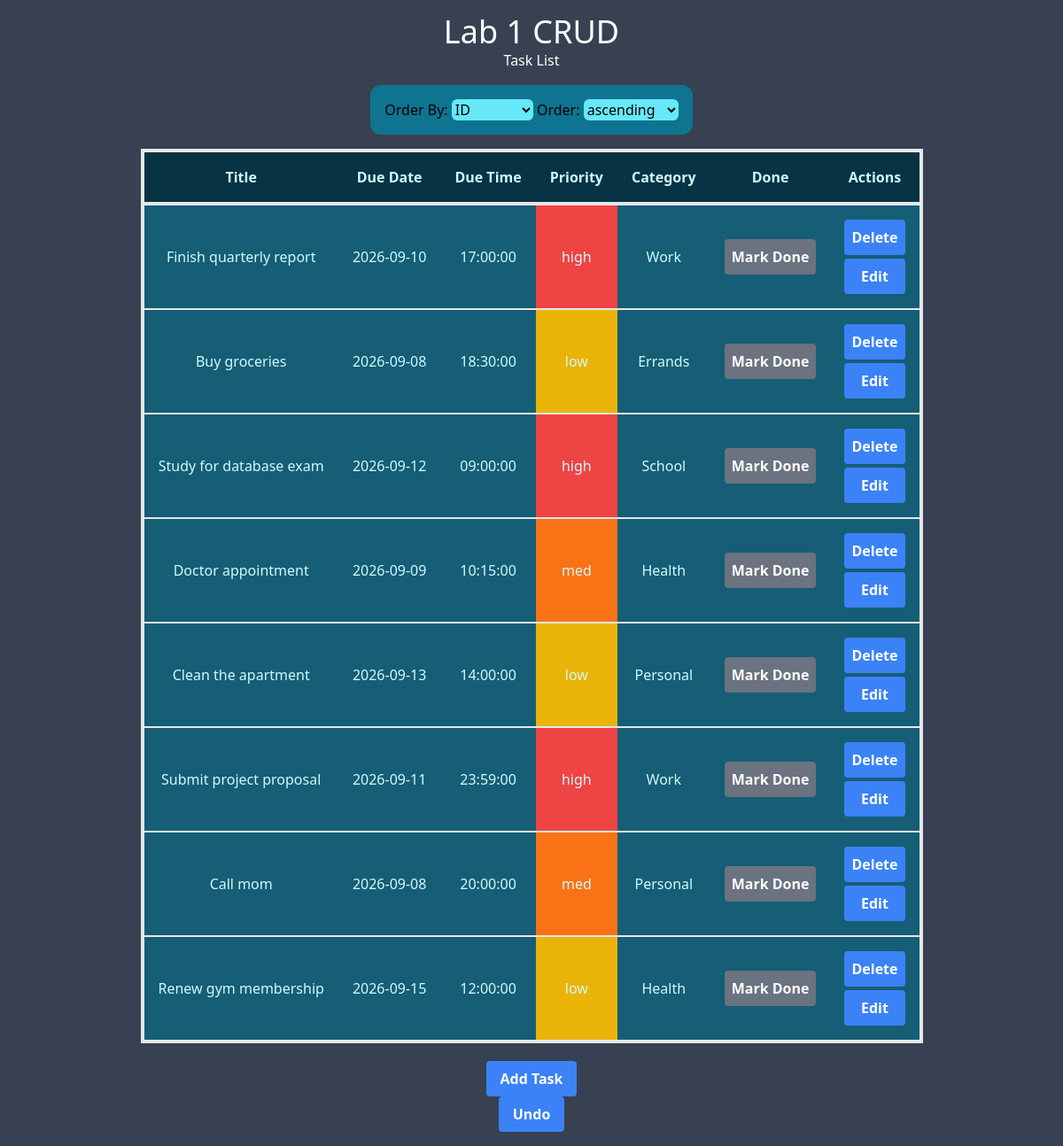
The page /pages/homePage.php on the database its author committed.
### tables this page shows
CREATE TABLE `task` (
  `id` INT UNSIGNED NOT NULL AUTO_INCREMENT,
  `title` VARCHAR(255) NOT NULL,
  `due_date` DATE NOT NULL,
  `due_time` TIME NOT NULL,
  `priority` ENUM('low', 'med', 'high') NOT NULL DEFAULT 'med',
  `category_id` INT UNSIGNED DEFAULT NULL,
  `done` BOOLEAN NOT NULL DEFAULT FALSE,
  PRIMARY KEY (`id`),
  KEY `fk_task_category` (`category_id`),
  CONSTRAINT `fk_task_category` FOREIGN KEY (`category_id`)
    REFERENCES `category` (`id`)
    ON DELETE SET NULL
    ON UPDATE CASCADE
);

CREATE TABLE `category` (
  `id` INT UNSIGNED NOT NULL AUTO_INCREMENT,
  `name` VARCHAR(100) NOT NULL,
  PRIMARY KEY (`id`)
);

### components/tasklist.php (the view, shortened to what this page needs)
<?php
require_once __DIR__ . '/../connector/connector.php';
$order = $_GET['order'] ?? 'id';
$asc_desc = $_GET['asc_desc'] ?? 'ASC';
$sql = "SELECT
task.title,
task.id,
task.due_date,
task.due_time,
task.priority,
task.done,
category.name as category
FROM task
LEFT JOIN category ON task.category_id = category.id
ORDER BY {$order} {$asc_desc};
";
$taskList = $conn->query($sql);
?>
<h1 class='text-white'>Task List</h1>
<form class = "p-4 bg-cyan-700 rounded-xl m-4" action = "homepage.php" method="GET">
    <label for='order'> Order By: </label>
    <select class = "bg-cyan-300 border-0 rounded-md" name='order' id='order' onchange='this.form.submit()'>
        <option value = 'id'<?php echo ($order === 'id') ? 'selected' : '' ?>>ID</option>
    </select>
    <label for='asc_desc'> Order: </label>
    <select class = "bg-cyan-300 border-0 rounded-md"name='asc_desc' id='asc_desc' onchange='this.form.submit()'>
        <option value = 'ASC'<?php echo ($asc_desc === 'ASC') ? 'selected' : '' ?>>ascending</option>
    </select>
</form>
<table class = 'border-4 text-cyan-100 mb-5'>
    <thead class = 'border-4'>
        <tr>
            <th class = "p-4 bg-cyan-950"> Title </th>
            <th class = "p-4 bg-cyan-950"> Due Date</th>
            <th class = "p-4 bg-cyan-950"> Due Time</th>
            <th class = "p-4 bg-cyan-950"> Priority</th>
            <th class = "p-4 bg-cyan-950"> Category</th>
            <th class = "p-4 bg-cyan-950"> Done</th>
            <th class = "p-4 bg-cyan-950"> Actions</th>
        </tr>
    </thead>
    <tbody>
<?php if ($taskList->num_rows > 0): ?>
    <?php while($task = $taskList->fetch_assoc()): ?>
    <?php
        $prio = $task["priority"];
        $color = match($prio){
            "low" => "rgb(234 179 8)",
            "med" => "rgb(249 115 22)",
            "high" => "rgb(239 68 68)",
            default => "blue"
        };
    ?>
        <tr class="border-b-2">
            <td class = "p-4 bg-cyan-800">
                <?= htmlspecialchars($task["title"]) ?>
            </td>
            <td class = "p-4 bg-cyan-800">
                <?= htmlspecialchars($task["due_date"]) ?>
            </td>
            <td class = "p-4 bg-cyan-800">
                <?= htmlspecialchars($task["due_time"]) ?>
            </td>
            <td class = "p-4 bg-cyan-800" style = "background-color: <?= htmlspecialchars($color) ?>">
                <?= htmlspecialchars($task["priority"]) ?>
            </td>
            <td class = "p-4 bg-cyan-800">
                <?= htmlspecialchars($task["category"]) ?>
            </td>
            <td class = "p-4 bg-cyan-800">
                <form action="../helpers/toggleDone.php" method="post">
                    <button class="w-full <?= $task['done'] ? 'bg-green-500 hover:bg-green-700' : 'bg-gray-500 hover:bg-gray-700' ?> text-white font-bold py-2 px-2 rounded" type="submit">
                        <?= $task['done'] ? 'Done' : 'Mark Done' ?>
                    </button>
                </form>
            </td>
            <td class = "p-4 bg-cyan-800 space-y-1">
                <?php echo"
                <form
                    class = 'actions'
                    id = 'del{$task["id"]}'
                    action='../helpers/deleteTask.php'
                    method = 'post'
                >
                    <input type = 'text' style = 'display:none' name = 'TaskID' value = {$task["id"]}>
                    <button class = 'w-full bg-blue-500 hover:bg-blue-700 text-white font-bold py-2 px-2 rounded' type = 'button' onclick = 'confirmDel(\"del{$task["id"]}\")'>Delete</button>
                </form>
                <form
                    class = 'actions'
                    action='editForm.php'
                    method = 'post'
                >
                    <input type = 'text' style = 'display:none' name = 'TaskID' value = {$task["id"]}>
                    <button class = 'w-full bg-blue-500 hover:bg-blue-700 text-white font-bold py-2 px-2 rounded' type = 'submit'>Edit</button>
                </form>"?>
            </td>
        </tr>
    <?php endwhile?>
<?php else: ?>
        <td> Zero Results </td>
<?php endif ?>
    </tbody>
</table>

### pages/homePage.php (shortened to what this page needs)
<!DOCTYPE html>
<html>
    <head>
        <link rel="stylesheet" href="../assets/css/app.css?v=<?= filemtime(__DIR__ . '/../assets/css/app.css') ?>">
    </head>
    <body>
        <div class="flex min-h-screen w-full flex-col items-center justify-center bg-gray-700 p-4 text-center">
            <h1 class="text-white text-4xl">Lab 1 CRUD</h1>
            <?php
            include __DIR__ . '/../components/tasklist.php';
            include __DIR__ . '/../components/addButton.php';
            include __DIR__ . '/../components/undoButton.php';
            ?>
        </div>
    </body>
</html>

### components/addButton.php
<?php
    echo "<form class = 'actions' action='addForm.php' method = 'post'>
                    <input type = 'text' style = 'display:none' name = 'action' value = 'add'>
                    <button type='submit' class='bg-blue-500 hover:bg-blue-700 text-white font-bold py-2 px-4 rounded'>Add Task</button>
                </form>";
?>

### components/undoButton.php
<?php
    echo '<form action="../helpers/undoDelete.php" method="post">
        <input type="hidden" name="action" value="undo">
        <button type="submit" class="bg-blue-500 hover:bg-blue-700 text-white font-bold py-2 px-4 rounded">Undo</button>
    </form>';
?>

### assets/css/app.css (style rules this page uses)
html, :host { line-height: 1.5; -webkit-text-size-adjust: 100%; -moz-tab-size: 4; -o-tab-size: 4; tab-size: 4; font-family: ui-sans-serif, system-ui, sans-serif, "Apple Color Emoji", "Segoe UI Emoji", "Segoe UI Symbol", "Noto Color Emoji"; font-feature-settings: normal; font-variation-settings: normal; -webkit-tap-highlight-color: transparent; }
body { margin: 0; line-height: inherit; }
h1, h2, h3, h4, h5, h6 { font-size: inherit; font-weight: inherit; }
table { text-indent: 0; border-color: inherit; border-collapse: collapse; }
button, input, optgroup, select, textarea { font-family: inherit; font-feature-settings: inherit; font-variation-settings: inherit; font-size: 100%; font-weight: inherit; line-height: inherit; letter-spacing: inherit; color: inherit; margin: 0; padding: 0; }
button, select { text-transform: none; }
button, input:where([type='button']), input:where([type='reset']), input:where([type='submit']) { -webkit-appearance: button; background-color: transparent; background-image: none; }
blockquote, dl, dd, h1, h2, h3, h4, h5, h6, hr, figure, p, pre { margin: 0; }
button, [role="button"] { cursor: pointer; }
.m-4 { margin: 1rem; }
.mb-5 { margin-bottom: 1.25rem; }
.flex { display: flex; }
.min-h-screen { min-height: 100vh; }
.w-full { width: 100%; }
.flex-col { flex-direction: column; }
.items-center { align-items: center; }
.justify-center { justify-content: center; }
.space-y-1 > :not([hidden]) ~ :not([hidden]) { --tw-space-y-reverse: 0; margin-top: calc(0.25rem * calc(1 - var(--tw-space-y-reverse))); margin-bottom: calc(0.25rem * var(--tw-space-y-reverse)); }
.rounded { border-radius: 0.25rem; }
.rounded-md { border-radius: 0.375rem; }
.rounded-xl { border-radius: 0.75rem; }
.border-0 { border-width: 0px; }
.border-4 { border-width: 4px; }
.border-b-2 { border-bottom-width: 2px; }
.bg-blue-500 { --tw-bg-opacity: 1; background-color: rgb(59 130 246 / var(--tw-bg-opacity, 1)); }
.bg-cyan-300 { --tw-bg-opacity: 1; background-color: rgb(103 232 249 / var(--tw-bg-opacity, 1)); }
.bg-cyan-700 { --tw-bg-opacity: 1; background-color: rgb(14 116 144 / var(--tw-bg-opacity, 1)); }
.bg-cyan-800 { --tw-bg-opacity: 1; background-color: rgb(21 94 117 / var(--tw-bg-opacity, 1)); }
.bg-cyan-950 { --tw-bg-opacity: 1; background-color: rgb(8 51 68 / var(--tw-bg-opacity, 1)); }
.bg-gray-500 { --tw-bg-opacity: 1; background-color: rgb(107 114 128 / var(--tw-bg-opacity, 1)); }
.bg-gray-700 { --tw-bg-opacity: 1; background-color: rgb(55 65 81 / var(--tw-bg-opacity, 1)); }
.p-4 { padding: 1rem; }
.px-2 { padding-left: 0.5rem; padding-right: 0.5rem; }
.px-4 { padding-left: 1rem; padding-right: 1rem; }
.py-2 { padding-top: 0.5rem; padding-bottom: 0.5rem; }
.text-center { text-align: center; }
.text-4xl { font-size: 2.25rem; line-height: 2.5rem; }
.font-bold { font-weight: 700; }
.text-cyan-100 { --tw-text-opacity: 1; color: rgb(207 250 254 / var(--tw-text-opacity, 1)); }
.text-white { --tw-text-opacity: 1; color: rgb(255 255 255 / var(--tw-text-opacity, 1)); }

### rows shown on the page
task: title "Finish quarterly report", due_date "2026-09-10", due_time "17:00:00", priority "high", category.name "Work", done "Mark Done"
task: title "Buy groceries", due_date "2026-09-08", due_time "18:30:00", priority "low", category.name "Errands", done "Mark Done"
task: title "Study for database exam", due_date "2026-09-12", due_time "09:00:00", priority "high", category.name "School", done "Mark Done"
task: title "Doctor appointment", due_date "2026-09-09", due_time "10:15:00", priority "med", category.name "Health", done "Mark Done"
task: title "Clean the apartment", due_date "2026-09-13", due_time "14:00:00", priority "low", category.name "Personal", done "Mark Done"
task: title "Submit project proposal", due_date "2026-09-11", due_time "23:59:00", priority "high", category.name "Work", done "Mark Done"
task: title "Call mom", due_date "2026-09-08", due_time "20:00:00", priority "med", category.name "Personal", done "Mark Done"
task: title "Renew gym membership", due_date "2026-09-15", due_time "12:00:00", priority "low", category.name "Health", done "Mark Done"
